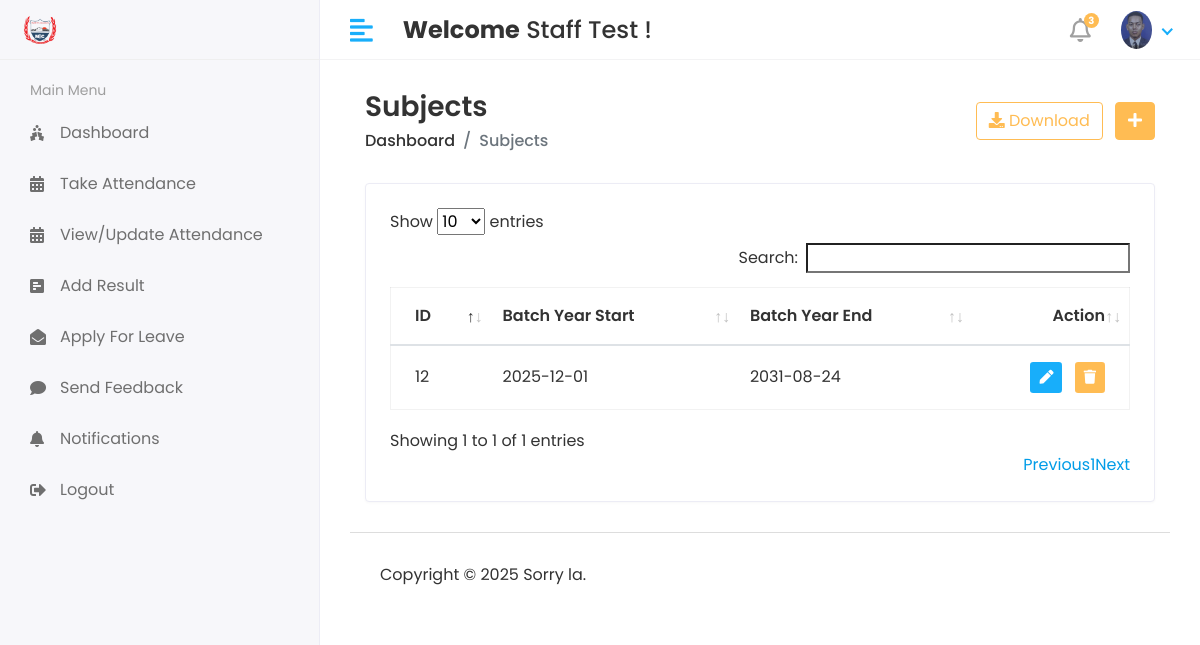
The page /hod/Batch/View (signed in) on the database its author committed.
### smsapp/models.py (models this page shows, shortened)
class CustomUser(AbstractUser):
    USER = (
        (1,'HOD'),
        (2, 'STAFF'),
        (3, 'STUDENT'),
    )
    user_type = models.CharField(choices=USER, max_length=50, default=1)
    profile_pic = models.ImageField(upload_to='media/profile_pic')

class Batch_Year(models.Model):
    batch_start = models.CharField(max_length=100)
    batch_end = models.CharField(max_length=100)

### studentmanagementsystem/hod_views.py (the view)
# urls.py: path('hod/Batch/View', hod_views.VIEW_BATCH, name='view_batch'),
@login_required(login_url='/')
def VIEW_BATCH(request):
    batch = Batch_Year.objects.all()
    context = {
        'batch':batch,
    }
    return render(request,'hod/view_batch.html',context)

### templates/hod/view_batch.html (shortened to what this page needs)
{% extends 'base.html' %}
{% block content %}
        <div class="content container-fluid">
               <div class="page-header">
                  <div class="row align-items-center">
                     <div class="col">
                        <h3 class="page-title">Subjects</h3>
                        <ul class="breadcrumb">
                           <li class="breadcrumb-item"><a href="index.html">Dashboard</a></li>
                           <li class="breadcrumb-item active">Subjects</li>
                        </ul>
                     </div>
                     <div class="col-auto text-right float-right ml-auto">
                        <a href="#" class="btn btn-outline-primary mr-2"><i class="fas fa-download"></i> Download</a>
                        <a href="add-student.html" class="btn btn-primary"><i class="fas fa-plus"></i></a>
                     </div>
                  </div>
               </div>
               <div class="row">
                  <div class="col-sm-12">
                     <div class="card card-table">
                        <div class="card-body">
                           <div class="table-responsive">
                              <table id="table_id" class="table table-hover table-center mb-0 ">
                                 <thead>
                                    <tr>
                                       <th>ID</th>
                                       <th>Batch Year Start</th>
                                      <th>Batch Year End</th>
                                       <th class="text-right">Action</th>
                                    </tr>
                                 </thead>
                                 <tbody>
                                 {% for i in batch %}
                                    <tr>
                                       <td>{{i.id}}</td>
                                       <td>{{i.batch_start}}</td>
                                      <td>{{i.batch_end}}</td>
                                       <td class="text-right">
                                          <div class="actions">
                                             <a href="{% url 'edit_batch' i.id %}" class="btn btn-sm bg-success-light mr-2">
                                             <i class="fas fa-pen"></i>
                                             </a>
                                             <a href="{% url 'delete_batch' i.id %}" class="btn btn-sm bg-danger-light">
                                             <i class="fas fa-trash"></i>
                                             </a>
                                          </div>
                                       </td>
                                    </tr>
                                 {% endfor %}
                                 </tbody>
                              </table>
                           </div>
                        </div>
                     </div>
                  </div>
               </div>
            </div>
{% endblock %}

### templates/includes/header.html (shortened to what this page needs)
{% load static %}
<div class="header">
   <div class="header-left">
    <a href="#" class="logo">
        <img src="{% static 'assets/img2/big.png' %}" alt="Logo">
    </a>
</div>
            <a href="javascript:void(0);" id="toggle_btn">
            <i class="fas fa-align-left"></i>
            </a>
            <div class="top-nav-search mt-3">
               <h4><strong>Welcome</strong>&nbsp<span>{{ user.first_name }} {{ user.last_name }}</span>&nbsp!</h4>
            </div>
            <ul class="nav user-menu">
               <li class="nav-item dropdown noti-dropdown">
                  <a href="#" class="dropdown-toggle nav-link" data-toggle="dropdown">
                  <i class="far fa-bell"></i> <span class="badge badge-pill">3</span>
                  </a>
               </li>
               <li class="nav-item dropdown has-arrow">
                  <a href="#" class="dropdown-toggle nav-link" data-toggle="dropdown">
                     {% if user.profile_pic == "" %}
                  <span class="user-img"><img class="rounded-circle" src="static 'assets/img/noimages" width="31" alt="Ryan Taylor"></span>
                     {% else %}
                  <span class="user-img"><img class="rounded-circle" src="/{{user.profile_pic}}" width="31" alt="Ryan Taylor"></span>
                  {% endif %}
                  </a>
               </li>
            </ul>
         </div>

### static/assets/css/style.css (style rules this page uses)
html { height: 100%; }
body { background-color: #fff; color: #333; font-family: 'Poppins', sans-serif; font-size: 1rem; height: 100%; line-height: 1.5; overflow-x: hidden; }
h1, h2, h3, h4, h5, h6 { font-family: 'Poppins', sans-serif; margin-top: 0; }
a { color: #009ce7; }
input, button, a { transition: all 0.4s ease; -moz-transition: all 0.4s ease; -o-transition: all 0.4s ease; -ms-transition: all 0.4s ease; -webkit-transition: all 0.4s ease; }
ul, ol { padding: 0px; list-style: none; }
.table { color: #333; max-width: 100%; margin-bottom: 0; width: 100%; }
.table.dataTable { border-collapse: collapse !important; border: 1px solid rgba(0, 0, 0, 0.05); }
.table thead tr th { font-weight: 600; }
.table tbody tr { border-bottom: 1px solid rgba(0, 0, 0, 0.05); }
.table.table-center td, .table.table-center th { vertical-align: middle; }
.card-table .card-body .table > thead > tr > th { border-top: 0; }
.card-table .card-body .table tr td:first-child, .card-table .card-body .table tr th:first-child { padding-left: 1.5rem; }
.card-table .card-body .table tr td:last-child, .card-table .card-body .table tr th:last-child { padding-right: 1.5rem; }
.card-table .table td, .card-table .table th { border-top: 1px solid #e2e5e8; padding: 1rem 0.75rem; white-space: nowrap; }
.btn-primary { background-color: #FFBC53; border: 1px solid #FFBC53; }
.btn-outline-primary { color: #FFBC53; border-color: #FFBC53; }
.card { border: 1px solid #ececf5; box-shadow: 0 1px 3px 0 rgba(0, 0, 0, 0.03); margin-bottom: 1.875rem; }
.card-body { padding: 1.5rem; }
.bg-danger-light { background-color:#FFBC53 !important; color:#fff !important; }
.bg-success-light { background-color: #18aefa; color: #fff; }
.header { background-color: #fff; border-bottom: 1px solid #f3f3f4; left: 0; position: fixed; right: 0; top: 0; z-index: 1001; height: 60px; }
.header .header-left { float: left; height: 60px; padding: 0 20px; position: relative; width: 320px; z-index: 1; transition: all 0.2s ease-in-out; background-color: #f7f7fa; border-bottom: 1px solid #efefef; border-right: 1px solid #ececf5; display: flex; align-items: center; }
.header .header-left .logo { display: inline-block; line-height: 60px; }
.header .header-left .logo img { max-height: 40px; width: auto; }
.header .dropdown-toggle:after { display: none; }
.header .has-arrow .dropdown-toggle:after { border-top: 0; border-left: 0; border-bottom: 2px solid #18aefa; border-right: 2px solid #18aefa; content: ''; height: 8px; display: inline-block; pointer-events: none; -webkit-transform-origin: 66% 66%; -ms-transform-origin: 66% 66%; transform-origin: 66% 66%; -webkit-transform: rotate(45deg); -ms-transform: rotate(45deg); transform: rotate(45deg); -webkit-transition: all 0.15s ease-in-out; transition: all 0.15s ease-in-out; width: 8px; vertical-align: 0px; }
.user-menu { float: right; margin: 0; position: relative; z-index: 99; padding-right: 15px; }
.user-menu.nav > li > a { color: #a0a0a0; font-size: 14px; line-height: 58px; padding: 0 15px; height: 60px; }
.user-img { margin-right: 3px; position: relative; }
.top-nav-search { float: left; margin-left: 15px; }
.page-header { margin-bottom: 1.875rem; }
.page-header .breadcrumb { background-color: transparent; color: #6c757d; font-size: 1rem; font-weight: 500; margin-bottom: 0; padding: 0; }
.page-header .breadcrumb a { color: #333; }
.page-title { font-size: 28px; font-weight: 600; color: #333; margin-bottom: 5px; }
.user-menu.nav > li > a .badge { background-color: #FFBC53; display: block; font-size: 10px; font-weight: bold; height: 15px; width: 15px; position: absolute; right: 7px; top: 13px; color: #fff; padding: 3px; }
.user-menu.nav > li > a > i { font-size: 1.5rem; line-height: 60px; }
@media (min-width: 992px) { #toggle_btn { align-items: center; color: #18aefa; display: inline-flex; float: left; font-size: 26px; height: 60px; justify-content: center; margin-left: 15px; padding: 0 15px; } }

### rows shown on the page
CustomUser: first_name "Staff", last_name "Test", profile_pic (picture)
Batch_Year: id "12", batch_start "2025-12-01", batch_end "2031-08-24"
